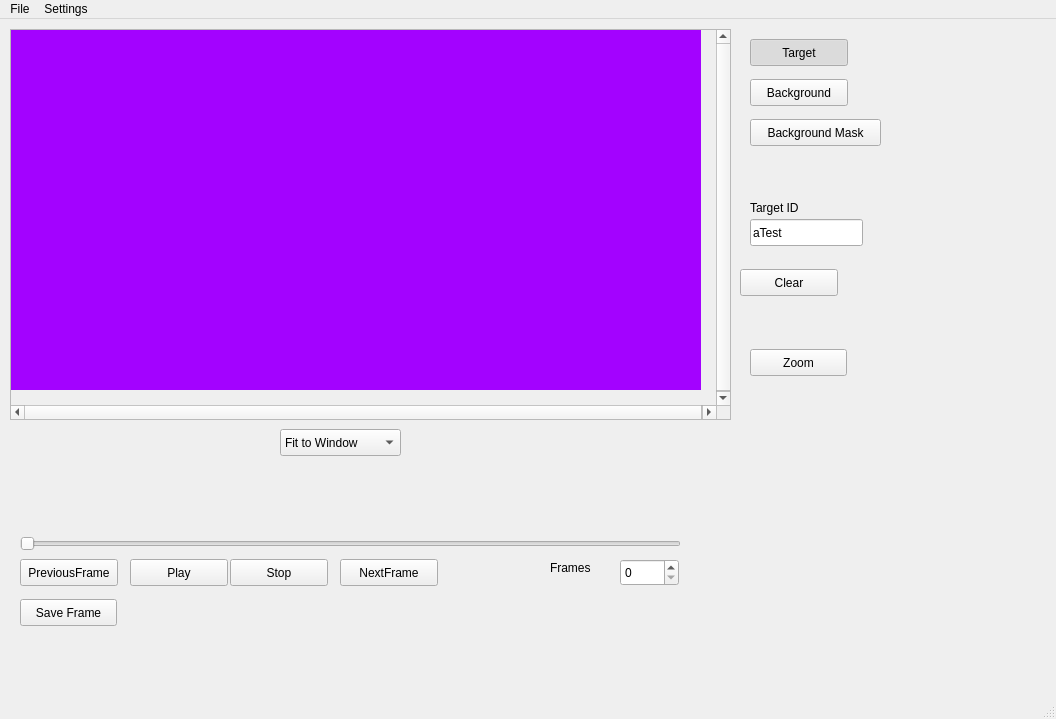
<?xml version="1.0" encoding="UTF-8"?>
<ui version="4.0">
 <class>MainWindow</class>
 <widget class="QMainWindow" name="MainWindow">
  <property name="geometry">
   <rect>
    <x>0</x>
    <y>0</y>
    <width>1056</width>
    <height>719</height>
   </rect>
  </property>
  <property name="windowTitle">
   <string>MainWindow</string>
  </property>
  <widget class="QWidget" name="centralwidget">
   <widget class="QPushButton" name="previousFrameButton">
    <property name="geometry">
     <rect>
      <x>20</x>
      <y>540</y>
      <width>98</width>
      <height>27</height>
     </rect>
    </property>
    <property name="text">
     <string>PreviousFrame</string>
    </property>
   </widget>
   <widget class="QSlider" name="currentTimeBar">
    <property name="geometry">
     <rect>
      <x>20</x>
      <y>510</y>
      <width>661</width>
      <height>29</height>
     </rect>
    </property>
    <property name="orientation">
     <enum>Qt::Horizontal</enum>
    </property>
   </widget>
   <widget class="QLabel" name="Framelabel">
    <property name="geometry">
     <rect>
      <x>550</x>
      <y>540</y>
      <width>67</width>
      <height>17</height>
     </rect>
    </property>
    <property name="text">
     <string>Frames</string>
    </property>
   </widget>
   <widget class="QPushButton" name="stopButton">
    <property name="geometry">
     <rect>
      <x>230</x>
      <y>540</y>
      <width>98</width>
      <height>27</height>
     </rect>
    </property>
    <property name="text">
     <string>Stop</string>
    </property>
   </widget>
   <widget class="QPushButton" name="nextFrameButton">
    <property name="geometry">
     <rect>
      <x>340</x>
      <y>540</y>
      <width>98</width>
      <height>27</height>
     </rect>
    </property>
    <property name="text">
     <string>NextFrame</string>
    </property>
   </widget>
   <widget class="QPushButton" name="targetpaint">
    <property name="geometry">
     <rect>
      <x>750</x>
      <y>20</y>
      <width>98</width>
      <height>27</height>
     </rect>
    </property>
    <property name="text">
     <string>Target</string>
    </property>
    <property name="checkable">
     <bool>true</bool>
    </property>
    <property name="checked">
     <bool>true</bool>
    </property>
    <property name="flat">
     <bool>false</bool>
    </property>
   </widget>
   <widget class="QPushButton" name="playButton">
    <property name="geometry">
     <rect>
      <x>130</x>
      <y>540</y>
      <width>98</width>
      <height>27</height>
     </rect>
    </property>
    <property name="text">
     <string>Play</string>
    </property>
   </widget>
   <widget class="QPushButton" name="nottargetpaint">
    <property name="geometry">
     <rect>
      <x>750</x>
      <y>60</y>
      <width>98</width>
      <height>27</height>
     </rect>
    </property>
    <property name="text">
     <string>Background</string>
    </property>
    <property name="checkable">
     <bool>true</bool>
    </property>
   </widget>
   <widget class="QSpinBox" name="FramespinBox">
    <property name="geometry">
     <rect>
      <x>620</x>
      <y>540</y>
      <width>59</width>
      <height>27</height>
     </rect>
    </property>
   </widget>
   <widget class="QPushButton" name="saveFrameButton">
    <property name="geometry">
     <rect>
      <x>20</x>
      <y>580</y>
      <width>97</width>
      <height>27</height>
     </rect>
    </property>
    <property name="text">
     <string>Save Frame</string>
    </property>
   </widget>
   <widget class="QPushButton" name="clearButton">
    <property name="geometry">
     <rect>
      <x>740</x>
      <y>250</y>
      <width>98</width>
      <height>27</height>
     </rect>
    </property>
    <property name="text">
     <string>Clear</string>
    </property>
   </widget>
   <widget class="QLineEdit" name="targetIDbox">
    <property name="geometry">
     <rect>
      <x>750</x>
      <y>200</y>
      <width>113</width>
      <height>27</height>
     </rect>
    </property>
    <property name="text">
     <string>aTest</string>
    </property>
   </widget>
   <widget class="QLabel" name="targetIDLabel">
    <property name="geometry">
     <rect>
      <x>750</x>
      <y>180</y>
      <width>101</width>
      <height>17</height>
     </rect>
    </property>
    <property name="text">
     <string>Target ID</string>
    </property>
   </widget>
   <widget class="QPushButton" name="backgroundmaskbutton">
    <property name="geometry">
     <rect>
      <x>750</x>
      <y>100</y>
      <width>131</width>
      <height>27</height>
     </rect>
    </property>
    <property name="text">
     <string>Background Mask</string>
    </property>
    <property name="checkable">
     <bool>true</bool>
    </property>
   </widget>
   <widget class="QScrollArea" name="imagescrollArea">
    <property name="geometry">
     <rect>
      <x>10</x>
      <y>10</y>
      <width>721</width>
      <height>391</height>
     </rect>
    </property>
    <property name="verticalScrollBarPolicy">
     <enum>Qt::ScrollBarAlwaysOn</enum>
    </property>
    <property name="horizontalScrollBarPolicy">
     <enum>Qt::ScrollBarAlwaysOn</enum>
    </property>
    <property name="widgetResizable">
     <bool>false</bool>
    </property>
    <widget class="QWidget" name="scrollAreaWidgetContents">
     <property name="geometry">
      <rect>
       <x>0</x>
       <y>0</y>
       <width>706</width>
       <height>376</height>
      </rect>
     </property>
     <widget class="QLabel" name="imageLabel">
      <property name="geometry">
       <rect>
        <x>0</x>
        <y>0</y>
        <width>690</width>
        <height>360</height>
       </rect>
      </property>
      <property name="autoFillBackground">
       <bool>false</bool>
      </property>
      <property name="styleSheet">
       <string notr="true">font: 11pt &quot;Ubuntu&quot;;
background-color: rgb(170, 0, 255);</string>
      </property>
      <property name="text">
       <string/>
      </property>
     </widget>
     <widget class="aScribbleArea" name="paintwidget" native="true">
      <property name="geometry">
       <rect>
        <x>0</x>
        <y>0</y>
        <width>690</width>
        <height>360</height>
       </rect>
      </property>
      <property name="styleSheet">
       <string notr="true">background-color: rgba(0, 46, 255, 10);</string>
      </property>
     </widget>
    </widget>
   </widget>
   <widget class="QPushButton" name="zoomButton">
    <property name="geometry">
     <rect>
      <x>750</x>
      <y>330</y>
      <width>97</width>
      <height>27</height>
     </rect>
    </property>
    <property name="text">
     <string>Zoom</string>
    </property>
   </widget>
   <widget class="QComboBox" name="comboBox">
    <property name="geometry">
     <rect>
      <x>280</x>
      <y>410</y>
      <width>121</width>
      <height>27</height>
     </rect>
    </property>
    <item>
     <property name="text">
      <string>Fit to Window</string>
     </property>
    </item>
    <item>
     <property name="text">
      <string>100%</string>
     </property>
    </item>
    <item>
     <property name="text">
      <string>50%</string>
     </property>
    </item>
    <item>
     <property name="text">
      <string>200%</string>
     </property>
    </item>
   </widget>
  </widget>
  <widget class="QMenuBar" name="menuBar">
   <property name="geometry">
    <rect>
     <x>0</x>
     <y>0</y>
     <width>1056</width>
     <height>25</height>
    </rect>
   </property>
   <widget class="QMenu" name="menuFile">
    <property name="title">
     <string>File</string>
    </property>
    <addaction name="actionNew_Project"/>
    <addaction name="actionOpen_Project"/>
    <addaction name="separator"/>
    <addaction name="actionSave_Project"/>
    <addaction name="actionSave_Project_as"/>
   </widget>
   <widget class="QMenu" name="menuSettings">
    <property name="title">
     <string>Settings</string>
    </property>
    <addaction name="actionSave_Template"/>
   </widget>
   <addaction name="menuFile"/>
   <addaction name="menuSettings"/>
  </widget>
  <widget class="QStatusBar" name="statusBar"/>
  <action name="actionNew_Project">
   <property name="text">
    <string>New Project</string>
   </property>
  </action>
  <action name="actionSave_Project">
   <property name="text">
    <string>Save Project</string>
   </property>
  </action>
  <action name="actionSave_Project_as">
   <property name="text">
    <string>Save Project as...</string>
   </property>
  </action>
  <action name="actionOpen_Project">
   <property name="text">
    <string>Open Project</string>
   </property>
  </action>
  <action name="actionSave_Template">
   <property name="text">
    <string>Save Template</string>
   </property>
  </action>
 </widget>
 <customwidgets>
  <customwidget>
   <class>aScribbleArea</class>
   <extends>QWidget</extends>
   <header location="global">ascribblearea.h</header>
   <container>1</container>
  </customwidget>
 </customwidgets>
 <resources/>
 <connections/>
</ui>
